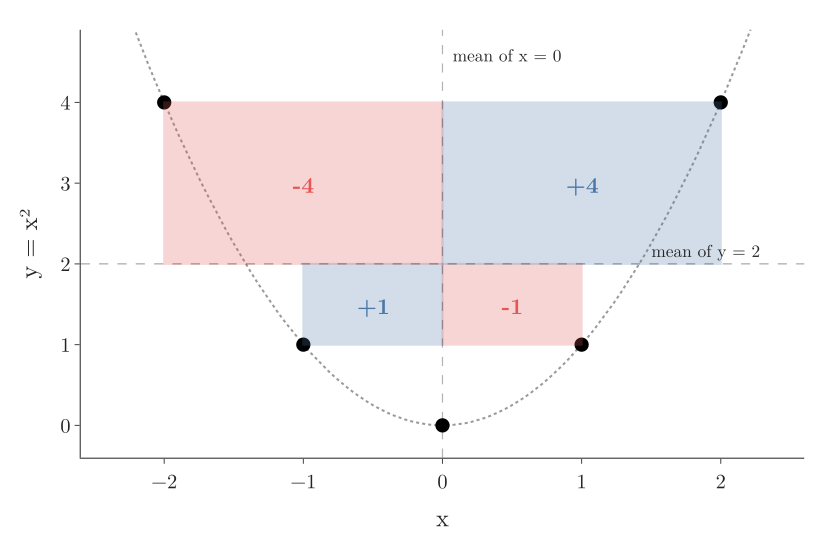

Reproduce this figure in Python.
"""Zero covariance without "no relationship": five points on y = x^2. The rectangles from the mean lines to each
point have areas -4, +1, 0, -1, +4, which cancel, so the covariance is 0 although y is fixed by x. Plotly."""
from pathlib import Path
import numpy as np
import plotly.graph_objects as go

here = Path(__file__).parent
BLUE, RED = "#4C78A8", "#E45756"
x = np.array([-2, -1, 0, 1, 2.0])
y = x ** 2
mx, my = x.mean(), y.mean()
prod = (x - mx) * (y - my)
assert prod.tolist() == [-4, 1, 0, -1, 4] and prod.sum() == 0
xs = np.linspace(-2.3, 2.3, 100)
fig = go.Figure(go.Scatter(x=xs, y=xs ** 2, mode="lines", line=dict(color="#9a9a9a", width=2, dash="dot")))
for xi, yi, p in zip(x, y, prod):
    if p:
        c = BLUE if p > 0 else RED
        fig.add_shape(type="rect", x0=mx, x1=xi, y0=my, y1=yi, line=dict(color=c, width=2), fillcolor=c, opacity=0.25)
        fig.add_annotation(x=(mx + xi) / 2, y=(my + yi) / 2, text=f"<b>{p:+.0f}</b>", showarrow=False,
                           font=dict(size=22, color=c))
fig.add_vline(x=mx, line=dict(color="black", width=1.5, dash="dash"))
fig.add_hline(y=my, line=dict(color="black", width=1.5, dash="dash"))
fig.add_scatter(x=x, y=y, mode="markers", marker=dict(size=14, color="black"))
fig.add_annotation(x=2.3, y=my, text="mean of y = 2", showarrow=False, yshift=14, xanchor="right", font=dict(size=17))
fig.add_annotation(x=mx, y=4.6, text="mean of x = 0", showarrow=False, xshift=8, xanchor="left", font=dict(size=17))
fig.update_layout(template="simple_white", width=800, height=520, showlegend=False,
                  font=dict(family="Latin Modern Roman", size=20), xaxis=dict(title="x", range=[-2.6, 2.6]),
                  yaxis=dict(title="y = x²", range=[-0.4, 4.9]), margin=dict(l=70, r=20, t=20, b=60))
fig.write_image(here / "zero_cov_curve.png", scale=2)
fig.write_image(here / "zero_cov_curve.pdf")
